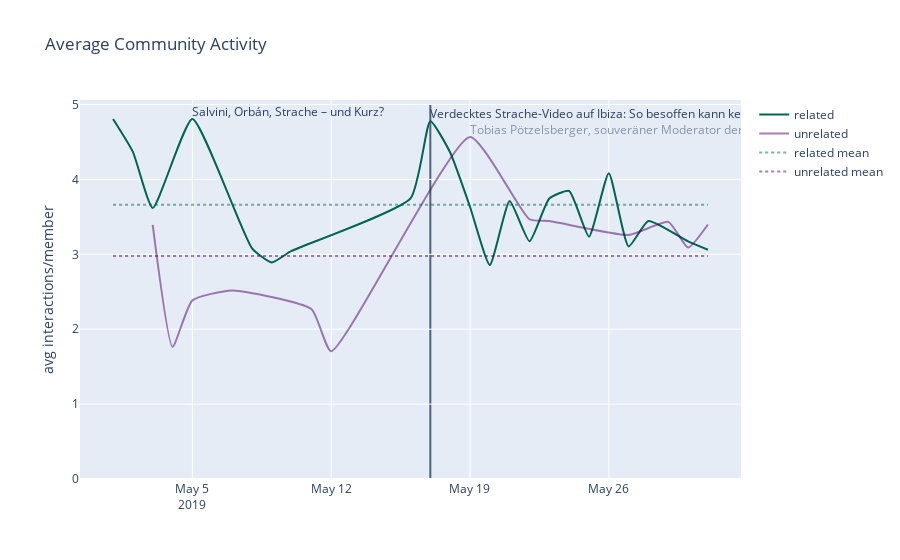

Source (notebook cell):
### Code cell
# visualize
x = list(grouped_viz_df.index)
y = list(grouped_viz_df['mean'])
ix = list(grouped_irr_df.index)
iy = list(grouped_irr_df['mean'])

fig = go.Figure([
    go.Scatter(
        x=x,
        y=y,
        line=dict(color='rgb(0,100,80)', shape='spline', smoothing=0.5),
        mode='lines+text',
        name='related',
        text=rel_titles
    ),
    
    go.Scatter(
        x=ix,
        y=iy,
        line=dict(color='rgb(80,0,100)', shape='spline', smoothing=0.5),
        mode='lines+text',
        name='unrelated',
        opacity=0.5,
        text=irr_titles
    ),
    
    go.Scatter(
        x=x,
        y=[np.mean(y)] * len(x),
        line=dict(color='rgb(0,100,80)', dash='dot'),
        mode='lines',
        name='related mean',
        opacity=0.5,
    ),
    
    go.Scatter(
        x=x,
        y=[np.mean(iy)] * len(x),
        line=dict(color='rgb(80,0,100)', dash='dot'),
        mode='lines',
        name='unrelated mean',
        opacity=0.5
    )
])

fig.update_layout(
    yaxis_title='avg interactions/member',
    title='Average Community Activity',
)

fig.add_shape(
    x0="2019-05-17", x1="2019-05-17", y0=0, y1=5,
    fillcolor="LightSalmon", 
    opacity=0.8,
    layer="below", 
    line_width=2
)

fig.update_traces(textposition='top right')

fig.show()

### Figure 1 — Plotly figure (JSON) as saved in the notebook; plotly's stock layout.template omitted (floating-point values rounded to 4 significant figures)
{"data": [{"line": {"color": "rgb(0,100,80)", "shape": "spline", "smoothing": 0.5}, "mode": "lines+text", "name": "related", "text": [" ", " ", " ", "Salvini, Orbán, Strache – und Kurz?", " ", " ", " ", " ", "Verdecktes Strache-Video auf Ibiza: So besoffen kann keiner sein", " ", " ", " ", " ", " ", " ", " ", " ", " ", " ", " ", " ", " "], "textposition": "top right", "type": "scatter", "x": ["2019-05-01", "2019-05-02", "2019-05-03", "2019-05-05", "2019-05-08", "2019-05-09", "2019-05-10", "2019-05-16", "2019-05-17", "2019-05-18", "2019-05-19", "2019-05-20", "2019-05-21", "2019-05-22", "2019-05-23", "2019-05-24", "2019-05-25", "2019-05-26", "2019-05-27", "2019-05-28", "2019-05-30", "2019-05-31"], "y": [4.806, 4.367, 3.62, 4.807, 3.084, 2.892, 3.045, 3.746, 4.778, 4.36, 3.635, 2.858, 3.712, 3.174, 3.745, 3.846, 3.236, 4.084, 3.104, 3.446, 3.173, 3.061]}, {"line": {"color": "rgb(80,0,100)", "shape": "spline", "smoothing": 0.5}, "mode": "lines+text", "name": "unrelated", "opacity": 0.5, "text": [" ", " ", " ", " ", " ", " ", "Tobias Pötzelsberger, souveräner Moderator der Regierungskrise im ORF", " ", " ", " ", " ", " ", " "], "textposition": "top right", "type": "scatter", "x": ["2019-05-03", "2019-05-04", "2019-05-05", "2019-05-07", "2019-05-11", "2019-05-12", "2019-05-19", "2019-05-22", "2019-05-23", "2019-05-27", "2019-05-29", "2019-05-30", "2019-05-31"], "y": [3.393, 1.765, 2.385, 2.518, 2.27, 1.706, 4.567, 3.468, 3.444, 3.258, 3.433, 3.09, 3.398]}, {"line": {"color": "rgb(0,100,80)", "dash": "dot"}, "mode": "lines", "name": "related mean", "opacity": 0.5, "textposition": "top right", "type": "scatter", "x": ["2019-05-01", "2019-05-02", "2019-05-03", "2019-05-05", "2019-05-08", "2019-05-09", "2019-05-10", "2019-05-16", "2019-05-17", "2019-05-18", "2019-05-19", "2019-05-20", "2019-05-21", "2019-05-22", "2019-05-23", "2019-05-24", "2019-05-25", "2019-05-26", "2019-05-27", "2019-05-28", "2019-05-30", "2019-05-31"], "y": [3.663, 3.663, 3.663, 3.663, 3.663, 3.663, 3.663, 3.663, 3.663, 3.663, 3.663, 3.663, 3.663, 3.663, 3.663, 3.663, 3.663, 3.663, 3.663, 3.663, 3.663, 3.663]}, {"line": {"color": "rgb(80,0,100)", "dash": "dot"}, "mode": "lines", "name": "unrelated mean", "opacity": 0.5, "textposition": "top right", "type": "scatter", "x": ["2019-05-01", "2019-05-02", "2019-05-03", "2019-05-05", "2019-05-08", "2019-05-09", "2019-05-10", "2019-05-16", "2019-05-17", "2019-05-18", "2019-05-19", "2019-05-20", "2019-05-21", "2019-05-22", "2019-05-23", "2019-05-24", "2019-05-25", "2019-05-26", "2019-05-27", "2019-05-28", "2019-05-30", "2019-05-31"], "y": [2.977, 2.977, 2.977, 2.977, 2.977, 2.977, 2.977, 2.977, 2.977, 2.977, 2.977, 2.977, 2.977, 2.977, 2.977, 2.977, 2.977, 2.977, 2.977, 2.977, 2.977, 2.977]}], "layout": {"shapes": [{"fillcolor": "LightSalmon", "layer": "below", "line": {"width": 2}, "opacity": 0.8, "x0": "2019-05-17", "x1": "2019-05-17", "y0": 0, "y1": 5}], "title": {"text": "Average Community Activity"}, "yaxis": {"title": {"text": "avg interactions/member"}}}}
